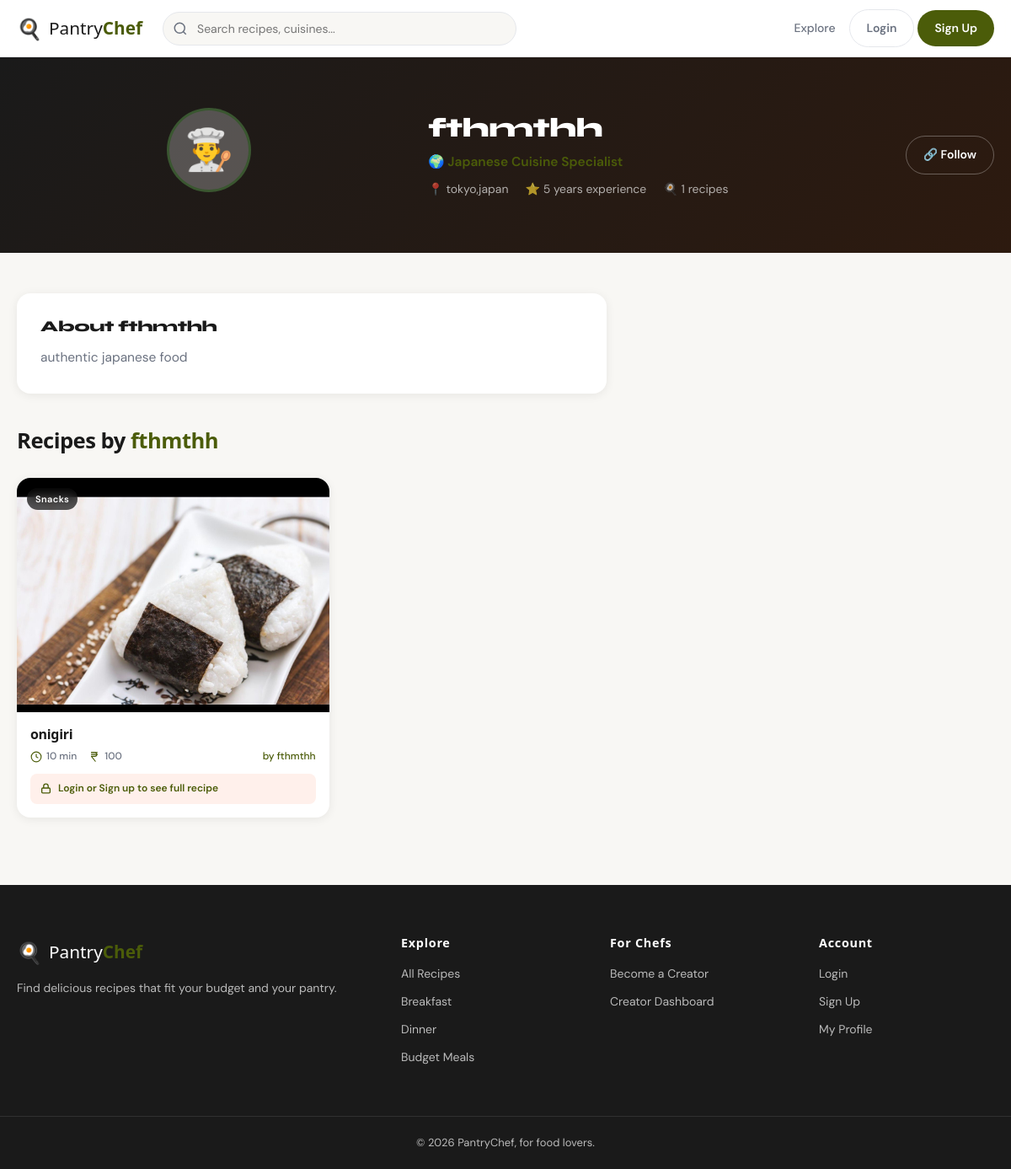
/creator-profile.php?id=2, run on the app's committed database.
### tables this page shows
CREATE TABLE `creators` (
  `id` int(10) UNSIGNED NOT NULL,
  `user_id` int(10) UNSIGNED NOT NULL,
  `chef_name` varchar(100) NOT NULL,
  `bio` text DEFAULT NULL,
  `profile_image` varchar(255) DEFAULT NULL,
  `location` varchar(100) DEFAULT NULL,
  `speciality_cuisine` varchar(100) DEFAULT NULL,
  `social_link` varchar(255) DEFAULT NULL,
  `experience_years` tinyint(3) UNSIGNED DEFAULT 0,
  `status` enum('pending','approved','rejected') DEFAULT 'pending'
);

CREATE TABLE `recipes` (
  `id` int(10) UNSIGNED NOT NULL,
  `title` varchar(200) NOT NULL,
  `description` text DEFAULT NULL,
  `image` varchar(255) DEFAULT NULL,
  `cooking_time` smallint(5) UNSIGNED DEFAULT 0 COMMENT 'minutes',
  `budget` decimal(8,2) DEFAULT 0.00 COMMENT 'in local currency',
  `category_id` int(10) UNSIGNED DEFAULT NULL,
  `cuisine` varchar(100) DEFAULT NULL,
  `created_by` int(10) UNSIGNED NOT NULL,
  `status` enum('active','draft','deleted') DEFAULT 'active',
  `created_at` timestamp NOT NULL DEFAULT current_timestamp(),
  `updated_at` timestamp NOT NULL DEFAULT current_timestamp() ON UPDATE current_timestamp()
);

CREATE TABLE `categories` (
  `id` int(10) UNSIGNED NOT NULL,
  `name` varchar(100) NOT NULL,
  `type` enum('meal','food_type','special') DEFAULT 'meal',
  `icon` varchar(10) DEFAULT NULL,
  `sort_order` tinyint(3) UNSIGNED DEFAULT 0
);

### includes/auth.php (called while the page is built, shortened)
<?php
function isLoggedIn(): bool {
    return isset($_SESSION['user_id']);
}
function currentUser(): array {
    return [
        'id'   => $_SESSION['user_id']   ?? null,
        'name' => $_SESSION['user_name'] ?? '',
        'role' => $_SESSION['role']      ?? 'guest',
    ];
}

### creator-profile.php (the view, shortened to what this page needs)
<?php
require_once 'includes/auth.php';
require_once 'includes/db.php';
$creatorId = (int)($_GET['id'] ?? 0);
$user   = currentUser();
$userId = $user['id'];
$stmt = $pdo->prepare("
    SELECT cr.*, u.name, u.email, u.created_at as member_since
    FROM creators cr
    JOIN users u ON cr.user_id = u.id
    WHERE cr.id = ?
");
$stmt->execute([$creatorId]);
$chef = $stmt->fetch();
$recipesStmt = $pdo->prepare("
    SELECT r.id, r.title, r.image, r.cooking_time, r.budget, c.name as category_name,
           COALESCE(cr.chef_name, u.name) as chef_name,
           " . ($userId ? "CASE WHEN f.id IS NOT NULL THEN 1 ELSE 0 END" : "0") . " as is_favorited
    FROM recipes r
    LEFT JOIN categories c ON r.category_id = c.id
    LEFT JOIN users u ON r.created_by = u.id
    LEFT JOIN creators cr ON u.id = cr.user_id
    " . ($userId ? "LEFT JOIN favorites f ON f.recipe_id = r.id AND f.user_id = $userId" : "") . "
    WHERE r.created_by = ? AND r.status = 'active'
    ORDER BY r.created_at DESC
");
$recipesStmt->execute([$chef['user_id']]);
$recipes = $recipesStmt->fetchAll();
$profileImg = $chef['profile_image'] ? UPLOADS . '/creators/' . $chef['profile_image'] : null;
?>
<!DOCTYPE html>
<html lang="en">
<head>
<link rel="stylesheet" href="<?= ASSETS ?>/css/main.css">
</head>
<body>
<?php include 'components/navbar.php'; ?>
<div style="background:linear-gradient(135deg,#1a1a1a,#2d1a0f); padding:60px 0;">
  <div class="container" style="display:flex; align-items:center; gap:32px; flex-wrap:wrap;">
    <div class="profile-avatar" style="width:100px; height:100px; border:3px solid rgba(31, 90, 16, 0.5);">
      <?php if ($profileImg): ?>
        <img src="<?= $profileImg ?>" alt="">
      <?php else: ?>
        <span style="font-size:3rem">👨‍🍳</span>
      <?php endif; ?>
    </div>
    <div style="color:#fff;">
      <h1 style="font-family:'Syne',sans-serif; font-size:2rem; margin-bottom:8px;"><?= htmlspecialchars($chef['chef_name']) ?></h1>
      <?php if ($chef['speciality_cuisine']): ?>
        <p style="color:var(--primary); font-weight:600; margin-bottom:8px;">🌍 <?= htmlspecialchars($chef['speciality_cuisine']) ?> Cuisine Specialist</p>
      <?php endif; ?>
      <div style="display:flex; gap:20px; flex-wrap:wrap;">
        <?php if ($chef['location']): ?>
          <span style="color:rgba(255,255,255,.65); font-size:14px;">📍 <?= htmlspecialchars($chef['location']) ?></span>
        <?php endif; ?>
        <?php if ($chef['experience_years']): ?>
          <span style="color:rgba(255,255,255,.65); font-size:14px;">⭐ <?= (int)$chef['experience_years'] ?> years experience</span>
        <?php endif; ?>
        <span style="color:rgba(255,255,255,.65); font-size:14px;">🍳 <?= count($recipes) ?> recipes</span>
      </div>
    </div>
    <?php if ($chef['social_link']): ?>
      <div style="margin-left:auto;">
        <a href="<?= htmlspecialchars($chef['social_link']) ?>" target="_blank" rel="noopener"
           class="btn btn-outline" style="border-color:rgba(255,255,255,.3); color:#fff;">
          🔗 Follow
        </a>
      </div>
    <?php endif; ?>
  </div>
</div>
<div class="container" style="padding-top:48px; padding-bottom:80px;">
  <?php if ($chef['bio']): ?>
  <div style="background:#fff; border-radius:16px; padding:28px; box-shadow:var(--shadow-card); margin-bottom:40px; max-width:700px;">
    <h3 style="font-family:'Syne',sans-serif; margin-bottom:12px;">About <?= htmlspecialchars($chef['chef_name']) ?></h3>
    <p style="color:var(--text-muted); line-height:1.8;"><?= nl2br(htmlspecialchars($chef['bio'])) ?></p>
  </div>
  <?php endif; ?>
  <div class="section-header">
    <h2 class="section-title">Recipes by <span><?= htmlspecialchars($chef['chef_name']) ?></span></h2>
  </div>
  <?php if ($recipes): ?>
  <div class="recipes-grid">
    <?php foreach ($recipes as $recipe): ?>
      <?php include 'components/recipe-card.php'; ?>
    <?php endforeach; ?>
  </div>
  <?php else: ?>
  <div class="empty-state"><div class="icon">🍳</div><h3>No recipes yet</h3><p>Check back soon!</p></div>
  <?php endif; ?>
</div>
<?php include 'components/footer.php'; ?>
</body>
</html>

### components/recipe-card.php (shortened to what this page needs)
<?php
$isGuest     = !isLoggedIn();
$image       = !empty($recipe['image']) ? UPLOADS . '/recipes/' . htmlspecialchars($recipe['image']) : ASSETS . '/images/placeholder.jpg';
$recipeUrl   = BASE_URL . 'recipe.php?id=' . (int)$recipe['id'];
$loginUrl    = BASE_URL . 'login.php?redirect=' . urlencode($recipeUrl) . '&reason=recipe';
$cardLink    = $isGuest ? $loginUrl : $recipeUrl;
?>
<article class="recipe-card fade-in" data-recipe-id="<?= (int)$recipe['id'] ?>">
    <a href="<?= $cardLink ?>" class="recipe-card__image-wrap">
        <img src="<?= $image ?>" alt="<?= htmlspecialchars($recipe['title']) ?>" loading="lazy" class="recipe-card__image">
        <?php if (!empty($recipe['category_name'])): ?>
            <span class="recipe-card__badge"><?= htmlspecialchars($recipe['category_name']) ?></span>
        <?php endif; ?>
    </a>
    <div class="recipe-card__body">
        <h3 class="recipe-card__title">
            <a href="<?= $cardLink ?>"><?= htmlspecialchars($recipe['title']) ?></a>
        </h3>
        <div class="recipe-card__meta">
            <span class="meta-item">
                <svg width="14" height="14" viewBox="0 0 24 24" fill="none" stroke="currentColor" stroke-width="2"><circle cx="12" cy="12" r="10"/><polyline points="12 6 12 12 16 14"/></svg>
                <?= (int)$recipe['cooking_time'] ?> min
            </span>
            <span class="meta-item">
                <svg width="14" height="14" viewBox="0 0 24 24" fill="none" stroke="currentColor" stroke-width="2" stroke-linecap="round" stroke-linejoin="round">
                    <path d="M6 3h12"/>
                    <path d="M6 7h12"/>
                    <path d="M6 11h7a4 4 0 0 0 0-8H6"/>
                    <path d="M6 11l8 10"/>
                </svg>
                <?= number_format((float)$recipe['budget'], 0) ?>
            </span>
            <?php if (!empty($recipe['chef_name'])): ?>
                <span class="meta-item meta-chef">by <?= htmlspecialchars($recipe['chef_name']) ?></span>
            <?php endif; ?>
        </div>
        <?php if ($isGuest): ?>
        <div style="margin-top:10px; padding:8px 12px; background:var(--primary-light); border-radius:8px; display:flex; align-items:center; gap:8px;">
            <svg width="13" height="13" viewBox="0 0 24 24" fill="none" stroke="var(--primary)" stroke-width="2.5"><rect x="3" y="11" width="18" height="11" rx="2"/><path d="M7 11V7a5 5 0 0 1 10 0v4"/></svg>
            <span style="font-size:12px; color:var(--primary); font-weight:600;">
                <a href="<?= $loginUrl ?>" style="color:var(--primary);">Login</a> or
                <a href="<?= BASE_URL ?>signup.php" style="color:var(--primary);">Sign up</a> to see full recipe
            </span>
        </div>
        <?php endif; ?>
    </div>
</article>

### assets/css/main.css (style rules this page uses)
:root { --primary: #4b5c09; --primary-dark: #273e06; --primary-light: #fff0eb; --accent: #9dae11; --success: #22c55e; --danger: #ef4444; --bg: #F8F7F4; --bg-white: #FFFFFF; --text: #1a1a1a; --text-muted: #6b7280; --text-light: #9ca3af; --border: #e5e7eb; --shadow-sm: 0 1px 3px rgba(0,0,0,.08), 0 1px 2px rgba(0,0,0,.05); --shadow-md: 0 4px 16px rgba(0,0,0,.10); --shadow-lg: 0 8px 40px rgba(0,0,0,.14); --shadow-card: 0 2px 12px rgba(0,0,0,.07); --radius: 16px; --radius-sm: 8px; --radius-full: 9999px; --nav-h: 68px; --transition: .22s cubic-bezier(.4,0,.2,1); }
*, *::before, *::after { box-sizing: border-box; margin: 0; padding: 0; }
html { scroll-behavior: smooth; -webkit-font-smoothing: antialiased; }
body { font-family: 'DM Sans', 'Segoe UI', -apple-system, BlinkMacSystemFont, 'Helvetica Neue', Arial, sans-serif; background: var(--bg); color: var(--text); line-height: 1.65; font-size: 15.5px; }
img { max-width: 100%; display: block; }
a { color: inherit; text-decoration: none; }
h1, h2, h3, h4, h5, h6 { font-family: 'Syne', 'Segoe UI Semibold', 'Segoe UI', -apple-system, BlinkMacSystemFont, 'Helvetica Neue', Arial, sans-serif; font-weight: 800; line-height: 1.25; letter-spacing: -0.02em; }
.container { width: 100%; max-width: 1200px; margin: 0 auto; padding: 0 20px; }
.btn { display: inline-flex; align-items: center; justify-content: center; gap: 8px; padding: 10px 20px; border-radius: var(--radius-full); font-size: 14px; font-weight: 600; border: none; transition: all var(--transition); cursor: pointer; white-space: nowrap; }
.btn-outline { background: transparent; color: var(--primary); border: 1.5px solid var(--primary); }
.recipes-grid { display: grid; grid-template-columns: repeat(auto-fill, minmax(280px, 1fr)); gap: 24px; }
.recipe-card { background: #fff; border-radius: var(--radius); box-shadow: var(--shadow-card); overflow: hidden; transition: transform var(--transition), box-shadow var(--transition); }
.recipe-card__image-wrap { position: relative; aspect-ratio: 4/3; overflow: hidden; display: block; }
.recipe-card__image { width: 100%; height: 100%; object-fit: cover; transition: transform .4s ease; }
.recipe-card__badge { position: absolute; top: 12px; left: 12px; background: rgba(0,0,0,.65); color: #fff; padding: 4px 10px; border-radius: var(--radius-full); font-size: 11px; font-weight: 600; letter-spacing: .04em; backdrop-filter: blur(8px); }
.recipe-card__body { padding: 16px; }
.recipe-card__title { font-family: 'Segoe UI', -apple-system, BlinkMacSystemFont, Arial, sans-serif; font-size: 1rem; font-weight: 700; margin-bottom: 6px; line-height: 1.35; }
.recipe-card__meta { display: flex; align-items: center; gap: 14px; flex-wrap: wrap; }
.meta-item { display: flex; align-items: center; gap: 5px; font-size: 12px; color: var(--text-muted); font-weight: 500; }
.meta-item svg { width: 14px; height: 14px; color: var(--primary); }
.meta-chef { margin-left: auto; color: var(--primary); font-size: 12px; }
.section-header { display: flex; align-items: flex-end; justify-content: space-between; margin-bottom: 28px; }
.section-title { font-family: 'Segoe UI', -apple-system, BlinkMacSystemFont, Arial, sans-serif; font-size: 1.6rem; font-weight: 800; }
.section-title span { color: var(--primary); }
.profile-avatar { width: 80px; height: 80px; border-radius: 50%; background: rgba(255,255,255,.25); margin: 0 auto 12px; display: flex; align-items: center; justify-content: center; font-size: 2rem; border: 3px solid rgba(255,255,255,.5); overflow: hidden; }
.fade-in { opacity: 0; transform: translateY(16px); transition: opacity .5s ease, transform .5s ease; }
.fade-in.is-visible { opacity: 1; transform: translateY(0); }

### data on the page
creators: chef_name "fthmthh", speciality_cuisine "Japanese", location "tokyo,japan", experience_years "5", bio "authentic japanese food"
recipes: image (picture), category.name "Snacks", title "onigiri", cooking_time "10", budget "100", chef_name "fthmthh"

### other printed values
count($recipes) "1"
